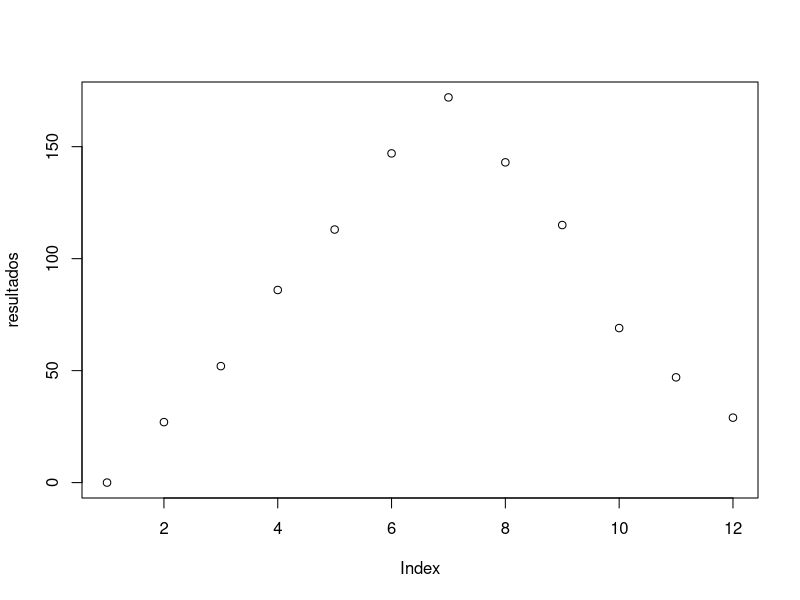

Write R code to recreate this figure.
#Instrucciones Repetitivas
for (i in 1:10) {
  print(i*i)
}

x <- 1
while (x < 10) {
  print(x*x)
  x <- x+1
}

#Instrucciones Condicionales
a <- 5
if (a%%2 == 0) {
  print("Par")
} else {
  print("Impar")
}

#Funciones
sumar <- function(dato1,dato2) {
  return(dato1+dato2)
}
sumar(2,3)

max2num <- function(a,b) {
  mx<-(abs(a+b)+abs(a-b))/2 # max(a,b)
  return(mx)
}
max2num(2,5)

# Recursividad
factorial <- function(n) {
  if(n == 1) return(1)
  
  while(n>1) {
    return(n*factorial(n-1))
  }
  #if(n==1) return(1)
  #else return(n*factorial(n-1))
}

factorial(6)

# Cual es el resultado mas probable al lanzar 2 dados
lanzamientos <- 1000
resultados <- c(rep(0,12))
for (x in 1:lanzamientos) {
  d1 = sample(1:6, 1)
  d2 = sample(1:6, 1)
  r = d1+d2
  resultados[r] <- resultados[r]+1
}
resultados
i <- 1
for (rn in resultados) {
  if(rn == max(resultados)) {
    print(i)
  }
  i <- i+1
}
plot(resultados)
